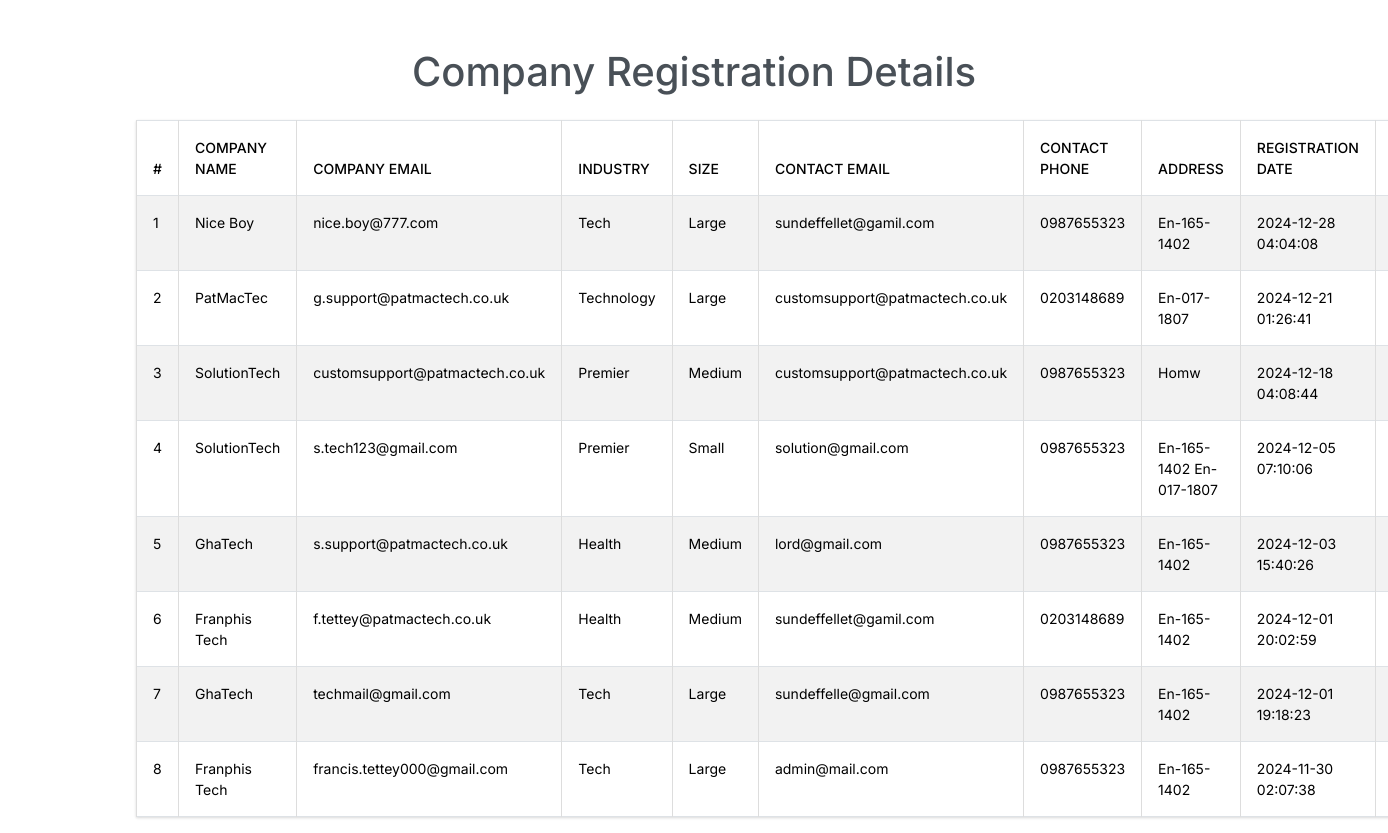
The app's page /Resources/subscription_tracked.php (signed in) with its own data.
### tables this page shows
CREATE TABLE `companies` (
  `company_id` int(11) NOT NULL,
  `company_name` varchar(255) NOT NULL,
  `company_email` varchar(255) NOT NULL,
  `password` varchar(255) NOT NULL,
  `industry` varchar(100) NOT NULL,
  `company_size` varchar(50) NOT NULL,
  `contact_email` varchar(255) NOT NULL,
  `contact_phone` varchar(20) NOT NULL,
  `address` text NOT NULL,
  `registration_date` datetime DEFAULT current_timestamp(),
  `role` enum('admin','company') DEFAULT 'company'
);

### Resources/subscription_tracked.php (the view, shortened to what this page needs)
<?php
try {
    $sName = "localhost";
    $uName = "root";
    $pass  = "";
    $db_name = "task_management_db";
    $conn = new PDO("mysql:host=$sName;dbname=$db_name;charset=utf8mb4", $uName, $pass);
    $conn->setAttribute(PDO::ATTR_ERRMODE, PDO::ERRMODE_EXCEPTION);
    $sql = "SELECT company_id, company_name, company_email, industry, company_size,
                   contact_email, contact_phone, address, registration_date
            FROM companies
            ORDER BY registration_date DESC";
    $stmt = $conn->prepare($sql);
    $stmt->execute();
    $companies = $stmt->fetchAll();
} catch (Exception $e) {
    echo "Error: " . $e->getMessage();
    exit;
}
?>
<!DOCTYPE html>
<html lang="en">
<head>
    <link rel="stylesheet" href="../css/bootstrap.min.css">
</head>
<body>
    <div class="container mt-5">
        <h1 class="text-center mb-4">Company Registration Details</h1>
        <table class="table table-bordered table-striped">
            <thead>
                <tr>
                    <th>#</th>
                    <th>Company Name</th>
                    <th>Company Email</th>
                    <th>Industry</th>
                    <th>Size</th>
                    <th>Contact Email</th>
                    <th>Contact Phone</th>
                    <th>Address</th>
                    <th>Registration Date</th>
                    <th>Actions</th>
                </tr>
            </thead>
            <tbody>
                <?php foreach ($companies as $index => $company): ?>
                <tr>
                    <td><?php echo $index + 1; ?></td>
                    <td><?php echo htmlspecialchars($company['company_name']); ?></td>
                    <td><?php echo htmlspecialchars($company['company_email']); ?></td>
                    <td><?php echo htmlspecialchars($company['industry']); ?></td>
                    <td><?php echo htmlspecialchars($company['company_size']); ?></td>
                    <td><?php echo htmlspecialchars($company['contact_email']); ?></td>
                    <td><?php echo htmlspecialchars($company['contact_phone']); ?></td>
                    <td><?php echo htmlspecialchars($company['address']); ?></td>
                    <td><?php echo htmlspecialchars($company['registration_date']); ?></td>
                    <td>
                    </td>
                </tr>
                <?php endforeach; ?>
            </tbody>
        </table>
    </div>
</body>
</html>

### Resources/subscription_tracked.php (style rules this page uses)
table { width: 100%; border-collapse: collapse; margin: 20px 0; font-size: 16px; }
table th, table td { border: 1px solid #ddd; padding: 8px; }
table th { background-color: #f4f4f4; text-align: left; }

### records on screen
companies: company_name "Nice Boy", company_email "nice.boy@777.com", industry "Tech", company_size "Large", contact_email "sundeffellet@gamil.com", contact_phone "0987655323", address "En-165-1402", registration_date "2024-12-28 04:04:08"
companies: company_name "PatMacTec", company_email "g.support@patmactech.co.uk", industry "Technology", company_size "Large", contact_email "customsupport@patmactech.co.uk", contact_phone "0203148689", address "En-017-1807", registration_date "2024-12-21 01:26:41"
companies: company_name "SolutionTech", company_email "customsupport@patmactech.co.uk", industry "Premier", company_size "Medium", contact_email "customsupport@patmactech.co.uk", contact_phone "0987655323", address "Homw", registration_date "2024-12-18 04:08:44"
companies: company_name "SolutionTech", company_email "s.tech123@gmail.com", industry "Premier", company_size "Small", contact_email "solution@gmail.com", contact_phone "0987655323", address "En-165-1402 En-017-1807", registration_date "2024-12-05 07:10:06"
companies: company_name "GhaTech", company_email "s.support@patmactech.co.uk", industry "Health", company_size "Medium", contact_email "lord@gmail.com", contact_phone "0987655323", address "En-165-1402", registration_date "2024-12-03 15:40:26"
companies: company_name "Franphis Tech", company_email "f.tettey@patmactech.co.uk", industry "Health", company_size "Medium", contact_email "sundeffellet@gamil.com", contact_phone "0203148689", address "En-165-1402", registration_date "2024-12-01 20:02:59"
companies: company_name "GhaTech", company_email "techmail@gmail.com", industry "Tech", company_size "Large", contact_email "sundeffelle@gmail.com", contact_phone "0987655323", address "En-165-1402", registration_date "2024-12-01 19:18:23"
companies: company_name "Franphis Tech", company_email "francis.tettey000@gmail.com", industry "Tech", company_size "Large", contact_email "admin@mail.com", contact_phone "0987655323", address "En-165-1402", registration_date "2024-11-30 02:07:38"
